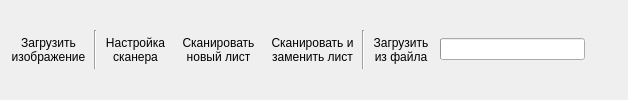
    <widget class="QWidget" name="wgt_ToolBar" native="true">
     <property name="sizePolicy">
      <sizepolicy hsizetype="Preferred" vsizetype="Fixed">
       <horstretch>0</horstretch>
       <verstretch>0</verstretch>
      </sizepolicy>
     </property>
     <property name="styleSheet">
      <string notr="true">QWidget#wgt_ToolBar
{
	padding: 3px 3px 3px 3px;
	/*border-radius: 4px;*/
	border: none;
	background-color: qlineargradient(spread:pad, x1:1, y1:1, x2:1, y2:0, stop:0 rgba(164, 164, 164, 92), stop:0.480874 rgba(127, 127, 127, 91), stop:0.519126 rgba(163, 163, 163, 92), stop:1 rgba(231, 231, 231, 92));
}

QToolButton
{
	padding: 3px 3px 3px 3px;
	border-radius: 0;
	border: 1px solid rgba(0, 0, 0, 0);
	background-color: none;
}
QToolButton::hover
{
	border: 1px solid rgba(255, 125, 0, 92);
	border-top: none;
	border-bottom: none;
	background-color: qlineargradient(spread:pad, x1:1, y1:1, x2:1, y2:0, stop:0 rgba(164, 164, 164, 92), stop:0.480874 rgba(255, 118, 0, 92), stop:0.519126 rgba(255, 138, 0, 91), stop:1 rgba(231, 231, 231, 92));
	color: white;
}
QToolButton::pressed
{
	background-color: qlineargradient(spread:pad, x1:1, y1:1, x2:1, y2:0, stop:0 rgba(184, 184, 184, 92), stop:0.480874 rgba(255, 138, 0, 92), stop:0.519126 rgba(255, 158, 0, 91), stop:1 rgba(251, 251, 251, 92));
	color: white;
	padding: 4px 1px 2px 1px;
}</string>
     </property>
     <layout class="QGridLayout" name="gridLayout">
      <property name="leftMargin">
       <number>3</number>
      </property>
      <property name="topMargin">
       <number>0</number>
      </property>
      <property name="rightMargin">
       <number>3</number>
      </property>
      <property name="bottomMargin">
       <number>0</number>
      </property>
      <property name="spacing">
       <number>0</number>
      </property>
      <item row="0" column="2">
       <widget class="QToolButton" name="tBt_Load">
        <property name="sizePolicy">
         <sizepolicy hsizetype="Fixed" vsizetype="Preferred">
          <horstretch>0</horstretch>
          <verstretch>0</verstretch>
         </sizepolicy>
        </property>
        <property name="text">
         <string>Загрузить
изображение</string>
        </property>
        <property name="autoRaise">
         <bool>true</bool>
        </property>
       </widget>
      </item>
      <item row="0" column="5">
       <widget class="QToolButton" name="tBt_ScanNew">
        <property name="sizePolicy">
         <sizepolicy hsizetype="Fixed" vsizetype="Preferred">
          <horstretch>0</horstretch>
          <verstretch>0</verstretch>
         </sizepolicy>
        </property>
        <property name="text">
         <string>Сканировать
новый лист</string>
        </property>
        <property name="autoRaise">
         <bool>true</bool>
        </property>
       </widget>
      </item>
      <item row="0" column="11">
       <widget class="QProgressBar" name="pBar_Scan">
        <property name="minimumSize">
         <size>
          <width>145</width>
          <height>0</height>
         </size>
        </property>
        <property name="maximumSize">
         <size>
          <width>300</width>
          <height>16777215</height>
         </size>
        </property>
        <property name="styleSheet">
         <string notr="true">/*QProgressBar
{
	border-radius: 5px;
	border: 1px solid lightgray;
	background-color: qlineargradient(spread:pad, x1:1, y1:1, x2:1, y2:0, stop:0 rgba(165, 165, 165, 92), stop:0.48 rgba(91, 91, 91, 91), stop:0.519 rgba(127, 127, 127, 92), stop:1 rgba(231, 231, 231, 91));
	text-align: center;
	color: white;
	padding: 0px 0px 0px 0px;
}
QProgressBar::chunk
{
	border-radius: 5px;
	background-color: qlineargradient(spread:pad, x1:1, y1:1, x2:1, y2:0, stop:0 rgba(0, 165, 164, 92), stop:0.48 rgba(0, 78, 91, 91), stop:0.519 rgba(0, 114, 127, 92), stop:1 rgba(0, 231, 231, 91));
}*/</string>
        </property>
       </widget>
      </item>
      <item row="0" column="12">
       <spacer name="horizontalSpacer_3">
        <property name="orientation">
         <enum>Qt::Horizontal</enum>
        </property>
        <property name="sizeHint" stdset="0">
         <size>
          <width>40</width>
          <height>20</height>
         </size>
        </property>
       </spacer>
      </item>
      <item row="0" column="10">
       <spacer name="horizontalSpacer_4">
        <property name="orientation">
         <enum>Qt::Horizontal</enum>
        </property>
        <property name="sizeType">
         <enum>QSizePolicy::Fixed</enum>
        </property>
        <property name="sizeHint" stdset="0">
         <size>
          <width>3</width>
          <height>20</height>
         </size>
        </property>
       </spacer>
      </item>
      <item row="0" column="6">
       <widget class="QToolButton" name="tBt_ScanReplace">
        <property name="sizePolicy">
         <sizepolicy hsizetype="Fixed" vsizetype="Preferred">
          <horstretch>0</horstretch>
          <verstretch>0</verstretch>
         </sizepolicy>
        </property>
        <property name="text">
         <string>Сканировать и
заменить лист</string>
        </property>
       </widget>
      </item>
      <item row="0" column="7">
       <widget class="Line" name="line_3">
        <property name="orientation">
         <enum>Qt::Vertical</enum>
        </property>
       </widget>
      </item>
      <item row="0" column="8">
       <widget class="QToolButton" name="tBt_LoadExt">
        <property name="sizePolicy">
         <sizepolicy hsizetype="Fixed" vsizetype="Preferred">
          <horstretch>0</horstretch>
          <verstretch>0</verstretch>
         </sizepolicy>
        </property>
        <property name="text">
         <string>Загрузить
из файла</string>
        </property>
       </widget>
      </item>
      <item row="0" column="3">
       <widget class="Line" name="line_2">
        <property name="orientation">
         <enum>Qt::Vertical</enum>
        </property>
       </widget>
      </item>
      <item row="0" column="4">
       <widget class="QToolButton" name="tBt_SelectSource">
        <property name="text">
         <string>Настройка
сканера</string>
        </property>
       </widget>
      </item>
     </layout>
    </widget>
